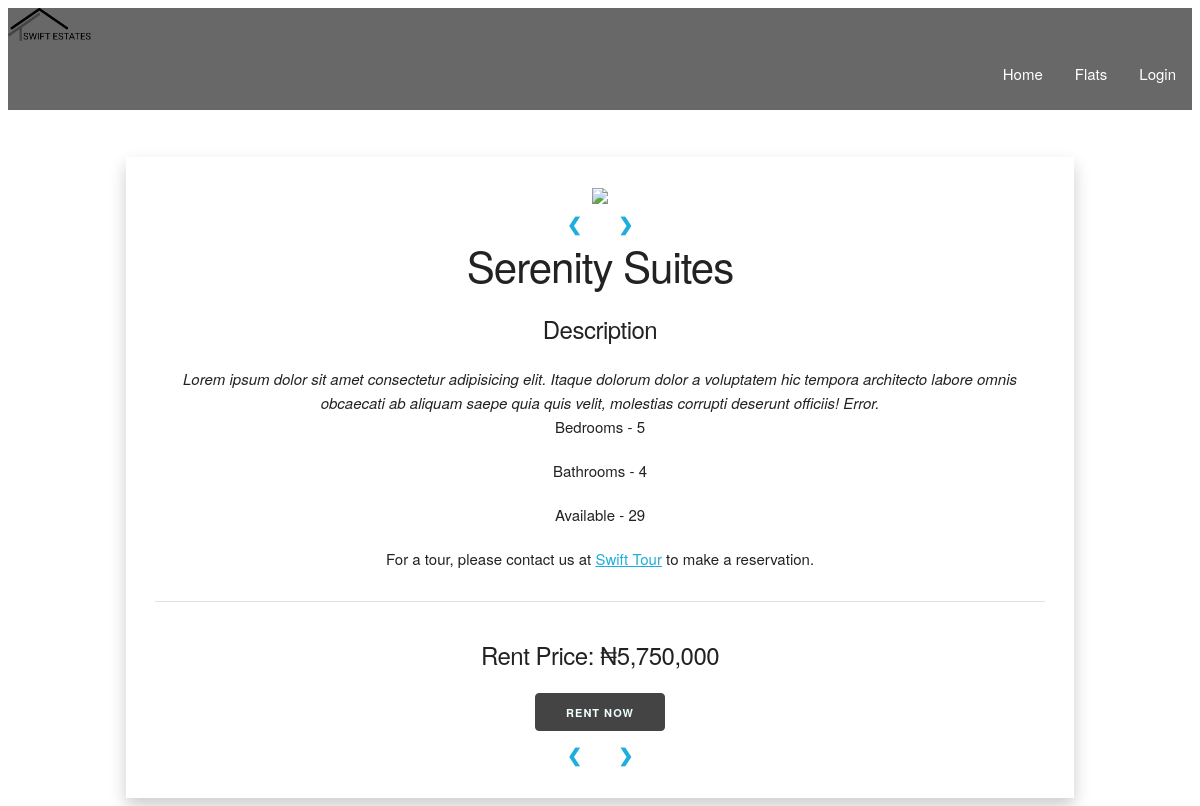
Page /flats on the committed database.
### estate/models.py (models this page shows, shortened)
class FlatType(db.Model):
    __tablename__ = 'flattypes'
    id = db.Column(db.Integer, primary_key=True)
    name = db.Column(db.String(64))
    description = db.Column(db.Text())
    rent = db.Column(db.Integer)
    bedrooms = db.Column(db.Integer)
    bathrooms = db.Column(db.Integer, default=bedrooms)
    num_available = db.Column(db.Integer)
    is_available = db.Column(db.BOOLEAN, default=True)
    residents = db.relationship('User', backref='flattype', lazy='dynamic')

### estate/blueprints/main/views.py (the view)
@main.route('/flats')
def flats():
    types = FlatType.query.all()
    return render_template('main/flats.html', types=types)

### estate/templates/main/flats.html (shortened to what this page needs)
{% extends "base.html" %}
{% block content %}
<header>
    {% include "partials/navbar.html" %}
</header>
<div class="container">
    <div class="flat-box shadow-div">
        <div class="slideshow-container">
            <div class="mySlides2 fade">
                <img class="u-max-full-width" src="{{ url_for('static', filename='img/flat1.jpg') }}">
            </div>
            <a class="prev" onclick="plusSlides(-1, 1)">&#10094;</a>
            <a class="next" onclick="plusSlides(1, 1)">&#10095;</a>
        </div>
        {% for type in types %}
        <div class="slideshow-container">
            <div class="mySlides1 fade">
                <h2>{{ type.name }} Suites</h2>
                <h5 class="flat-desc">Description</h5>
                <i>{{ type.description }}</i>
                <h6>Bedrooms - {{ type.bedrooms }}</h6>
                <h6>Bathrooms - {{ type.bathrooms }}</h6>
                <h6>Available - {{ type.num_available }}</h6>
                <h6>For a tour, please contact us at <a href="mailto:swifttour@hotmail.com">Swift Tour</a> to make a reservation.</h6>
                <hr>
                <div class="rent-box">
                    {% if type.is_available %}
                    <h5>Rent Price: ₦{{ '{:,}'.format(type.rent) }}</h5>
                    <a href="{{ url_for('.lease') }}" class="cst-btn button">RENT NOW</a>
                    {% else %}
                    <h5>Rent Price: ₦{{ '{:,}'.format(type.rent) }}</h5>
                    <input type="button" value="RENT NOW" disabled>
                    <p class="error">CURRENTLY UNAVAILABLE</p>
                    {% endif %}
                </div>
            </div>
        </div>
        {% endfor %}
        <div>
            <a class="prev" onclick="plusSlides(-1, 0)">&#10094;</a>
            <a class="next" onclick="plusSlides(1, 0)">&#10095;</a>
        </div>
    </div>
</div>
{% endblock %}

### estate/static/css/custom.css (style rules this page uses)
* { box-sizing: border-box; }
.shadow-div { box-shadow: 0px 8px 16px 0px rgba(0,0,0,0.2); padding: 10px; }
.flat-box { margin: 5% 0 0 0; padding: 3%; text-align: center; width: 100%; }
.slideshow-container { max-width: 1000px; position: relative; margin: auto; }
.mySlides1, .mySlides2 { display: none; }
.prev, .next { cursor: pointer; width: auto; margin-top: 10%; padding: 16px; background-color: rgba(255, 255, 255, 0); font-weight: bold; font-size: 18px; transition: 0.6s ease; border-radius: 0 3px 3px 0; user-select: none; }
.next, .prev { right: 0; border-radius: 50%; }
.fade { animation-name: fade; animation-duration: 1.5s; }
a.cst-btn { background-color: rgb(68, 68, 68); border-color: rgb(68, 68, 68); color: rgb(240, 255, 255); }

### estate/static/css/skeleton.css (style rules this page uses)
.container { position: relative; width: 100%; max-width: 960px; margin: 0 auto; padding: 0 20px; box-sizing: border-box; }
@media (min-width: 400px) { .container { width: 85%; padding: 0; } }
@media (min-width: 550px) { .container { width: 80%; } }
html { font-size: 62.5%; }
body { font-size: 1.5em; line-height: 1.6; font-weight: 400; font-family: "Raleway", "HelveticaNeue", "Helvetica Neue", Helvetica, Arial, sans-serif; color: #222; }
h1, h2, h3, h4, h5, h6 { margin-top: 0; margin-bottom: 2rem; font-weight: 300; }
h2 { font-size: 3.6rem; line-height: 1.25; letter-spacing: -.1rem; }
h5 { font-size: 1.8rem; line-height: 1.5; letter-spacing: -.05rem; }
h6 { font-size: 1.5rem; line-height: 1.6; letter-spacing: 0; }
@media (min-width: 550px) { h2 { font-size: 4.2rem; } }
@media (min-width: 550px) { h5 { font-size: 2.4rem; } }
@media (min-width: 550px) { h6 { font-size: 1.5rem; } }
a { color: #1EAEDB; }
.button, button, input[type="submit"], input[type="reset"], input[type="button"] { display: inline-block; height: 38px; padding: 0 30px; color: #555; text-align: center; font-size: 11px; font-weight: 600; line-height: 38px; letter-spacing: .1rem; text-transform: uppercase; text-decoration: none; white-space: nowrap; background-color: transparent; border-radius: 4px; border: 1px solid #bbb; cursor: pointer; box-sizing: border-box; }
button, .button { margin-bottom: 1rem; }
.u-max-full-width { max-width: 100%; box-sizing: border-box; }
hr { margin-top: 3rem; margin-bottom: 3.5rem; border-width: 0; border-top: 1px solid #E1E1E1; }
.container:after, .row:after, .u-cf { content: ""; display: table; clear: both; }

### rows in the picture
FlatType: name "Serenity", description "Lorem ipsum dolor sit amet consectetur adipisicing elit. Itaque dolorum dolor a voluptatem hic tempora architecto labore omnis obcaecati ab aliquam saepe quia quis velit, molestias corrupti deserunt officiis! Error.", bedrooms "5", bathrooms "4", num_available "29", rent "5,750,000"
